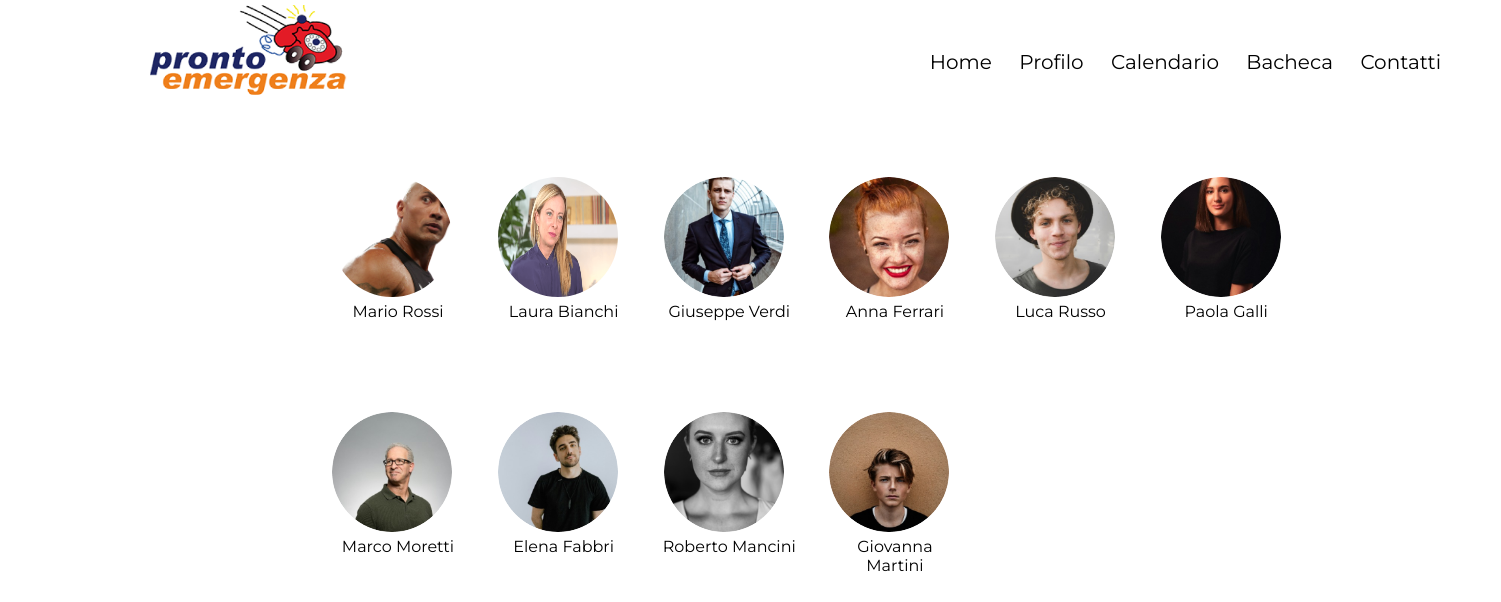
The page /Pagina-Dinamica_admin/profilo_amministratore.php on the database its author committed.
### tables this page shows
CREATE TABLE `utenti` (
  `idUtente` int(11) NOT NULL COMMENT 'Chiave primaria utente',
  `cognome` varchar(30) NOT NULL COMMENT 'Cognome dell''utente',
  `nome` varchar(30) NOT NULL COMMENT 'Nome dell''utente',
  `codiceFiscale` varchar(16) NOT NULL COMMENT 'Codice fiscale dell''utente',
  `dataNascita` date NOT NULL COMMENT 'Data di nascita dell''utente',
  `via` varchar(20) NOT NULL COMMENT 'Via dell''utente',
  `numero` varchar(4) NOT NULL COMMENT 'Numero civico dell''utente',
  `cap` varchar(5) NOT NULL COMMENT 'CAP dell''utente',
  `citta` varchar(20) NOT NULL COMMENT 'Città dell''utente',
  `provincia` varchar(2) NOT NULL COMMENT 'Provincia dell''utente',
  `username` varchar(30) NOT NULL COMMENT 'Username dell''utente',
  `password` varchar(30) NOT NULL COMMENT 'Password ell''utente',
  `email` varchar(30) NOT NULL COMMENT 'E-mail dell''utente',
  `telefono` varchar(13) NOT NULL COMMENT 'Telefono dell''utente',
  `immagine` varchar(50) NOT NULL DEFAULT 'default.png' COMMENT 'Immagine profilo dell''utente',
  `indisponibilita` tinyint(1) NOT NULL COMMENT 'flag che permette di conoscere se l’utente è disponibile o meno per i turni ',
  `istruttore` tinyint(1) NOT NULL COMMENT 'flag per conoscere se l’utente è o meno un istruttore',
  `status` enum('volontario','dipendente','corsista') NOT NULL COMMENT 'Tipo utente',
  `tipoUtente` enum('admin','user') NOT NULL
);

### Pagina-Dinamica_admin/php/funzioni.php (called while the page is built)
<?php
	function conn(){
		try{
			$dbname="pronto_emergenza";
			$server="localhost";
			$username="root";
			$psw="";
			$dsn="mysql:dbname=$dbname;host=$server;";
			$conn=new PDO($dsn,$username,$psw);
		}
		catch(PDOExeption $e){
			$conn = $e->getMessage();
		}
		return $conn;
	}
	function select($query, $vet = [], $att = []){
		try{
			$conn = conn();
			if(count($vet) == count($att)){
				$stmt = $conn->prepare($query);
				for($i = 0;$i<count($vet);$i++){
					$stmt->bindParam($i+1,$vet[$i],$att[$i]);
				}
				$stmt->execute();
				$result = $stmt->fetchAll();
				if(count($result)>0){
					return $result;
				}
				else{
					return 0;
				}
			}
		}
		catch(PDOException $e){
			$result = $e->getMessage();
		}
		finally{
			$conn=null;
		}
	}
?>

### Pagina-Dinamica_admin/profilo_amministratore.php (the view, shortened to what this page needs)
<?php
	require_once("php/funzioni.php");
		$profili = select("SELECT idUtente, nome, cognome FROM utenti");
?>
		<!DOCTYPE html>
		<html>
		<head>
			<link rel="stylesheet" href="css/globals.css" />
			<link rel="stylesheet" href="css/styleguide.css" />
			<link rel="stylesheet" media="screen and (min-width:701px)" href="css/styleD_profilo_amm.css" />
			<link rel="stylesheet" media="screen and (max-width:700px)" href="css/styleM_profilo_amm.css" />
		</head>
		<body>
			<div class="header">
				<a href="home.php">
					<img class="immagine-logo" src="img/immagine-logo-ambulanza.png" />
				</a>
			</div>
			<div class="slider">
				<?php
				if(count($profili)>0){
					foreach($profili as $user){
						echo
						"
							<div class='profile' onclick='postData(".$user['idUtente'].")'>
								<img class='image' src='img/ellipse-".$user['idUtente'].".png'>
								<p class='nome'>".$user['nome']." ".$user['cognome']."</a>
							</div>
						";
					}
				}
				?>
			</div>
		</body>
		</html>

### Pagina-Dinamica_login/css/globals.css (style rules this page uses)
* { -webkit-font-smoothing: antialiased; box-sizing: border-box; }
html, body { margin: 0px; height: 100%; }
a { text-decoration: none; }

### Pagina-Statica_profilo_amministratore/css/styleguide.css (style rules this page uses)
:root { --grigio-pulsante: rgba(160, 160, 160, 1); --blu-testi-bottoni: rgba(38, 43, 91, 1); --arancio-sfondo: rgba(239, 127, 27, 1); --blackactivestatus: rgba(38, 38, 38, 1); --bianco: rgba(255, 255, 255, 1); --verde-icona: rgba(103, 208, 38, 1); --PULSANTI-font-family: "Montserrat", Helvetica; --PULSANTI-font-weight: 600; --PULSANTI-font-size: 24px; --PULSANTI-letter-spacing: 0px; --PULSANTI-line-height: normal; --PULSANTI-font-style: normal; --sotto-testi-font-family: "Montserrat", Helvetica; --sotto-testi-font-weight: 400; --sotto-testi-font-size: 16px; --sotto-testi-letter-spacing: 0px; --sotto-testi-line-height: normal; --sotto-testi-font-style: normal; --testi-in-grasetto-font-family: "Montserrat", Helvetica; --testi-in-grasetto-font-weight: 400; --testi-in-grasetto-font-size: 16px; --testi-in-grasetto-letter-spacing: 0px; --testi-in-grasetto-line-height: normal; --testi-in-grasetto-font-style: normal; --NUMERI-CALENDARIO-font-family: "Montserrat", Helvetica; --NUMERI-CALENDARIO-font-weight: 500; --NUMERI-CALENDARIO-font-size: 20px; --NUMERI-CALENDARIO-letter-spacing: 0px; --NUMERI-CALENDARIO-line-height: normal; --NUMERI-CALENDARIO-font-style: normal; --MESI-CALENDARIO-font-family: "Montserrat", Helvetica; --MESI-CALENDARIO-font-weight: 700; --MESI-CALENDARIO-font-size: 20px; --MESI-CALENDARIO-letter-spacing: 0px; --MESI-CALENDARIO-line-height: normal; --MESI-CALENDARIO-font-style: normal; --home-profilo-calendario-contatti-bacheca-logout-e-profili-font-family: "Montserrat", Helvetica; --home-profilo-calendario-contatti-bacheca-logout-e-profili-font-weight: 500; --home-profilo-calendario-contatti-bacheca-logout-e-profili-font-size: 20px; --home-profilo-calendario-contatti-bacheca-logout-e-profili-letter-spacing: 0px; --home-profilo-calendario-contatti-bacheca-logout-e-profili-line-height: normal; --home-profilo-calendario-contatti-bacheca-logout-e-profili-font-style: normal; --montserrat-16pt-regular-font-family: "Montserrat", Helvetica; --montserrat-16pt-regular-font-weight: 400; --montserrat-16pt-regular-font-size: 16px; --montserrat-16pt-regular-letter-spacing: 0px; --montserrat-16pt-regular-line-height: normal; --montserrat-16pt-regular-font-style: normal; }

### Pagina-Dinamica_admin/css/styleD_profilo_amm.css (style rules this page uses)
.header { display:block; position:relative; width:1370.64px; height:100px; left:10%; top:5px; flex-direction: row; justify-content: center; }
.immagine-logo { width:200px; height:90px; }
.slider { width:1028px; height:500px; top:20px; margin-left:20%; position:relative; padding:15px; display: flex; align-content: space-around; align-items: flex-end; flex-wrap: wrap; }
.profile { width:14.6% !important; height:160px; justify-content:center; margin:1% !important; left:1%; display:inline-block !important; }
.nome { position:relative; text-align:center; font-size:16px; margin:5px; font-family: "Montserrat", Helvetica; }
.image { position:relative; left:5%; top:3%; width:120px; height:120px; border-radius:50%; }

### Pagina-Dinamica_admin/css/styleM_profilo_amm.css (style rules this page uses)
.header { display:block; position:relative; width:100%; height:60px; top:5px; flex-direction: row; justify-content: center; }
.immagine-logo { height:60px; width:90px; position:relative; text-align:left; top:14px; left:14%; }
.slider { width:60%; top:26px; margin-left:20%; position:relative; padding:3px; display: flex; align-content: space-around; align-items: flex-end; flex-wrap: wrap; }
.profile { width:80px !important; height:80px; justify-content:center; text-align:center; margin:8% !important; display:inline-block !important; }
.nome { position:relative; text-align:center; font-size:15px; margin:5px; font-family: "Montserrat", Helvetica; }
.image { position:relative; left:5%; top:3%; width:60px; height:60px; border-radius:50%; }

### rows shown on the page
utenti: shows a picture, nome "Mario", cognome "Rossi"
utenti: shows a picture, nome "Laura", cognome "Bianchi"
utenti: shows a picture, nome "Giuseppe", cognome "Verdi"
utenti: shows a picture, nome "Anna", cognome "Ferrari"
utenti: shows a picture, nome "Luca", cognome "Russo"
utenti: shows a picture, nome "Paola", cognome "Galli"
utenti: shows a picture, nome "Marco", cognome "Moretti"
utenti: shows a picture, nome "Elena", cognome "Fabbri"
utenti: shows a picture, nome "Roberto", cognome "Mancini"
utenti: shows a picture, nome "Giovanna", cognome "Martini"
